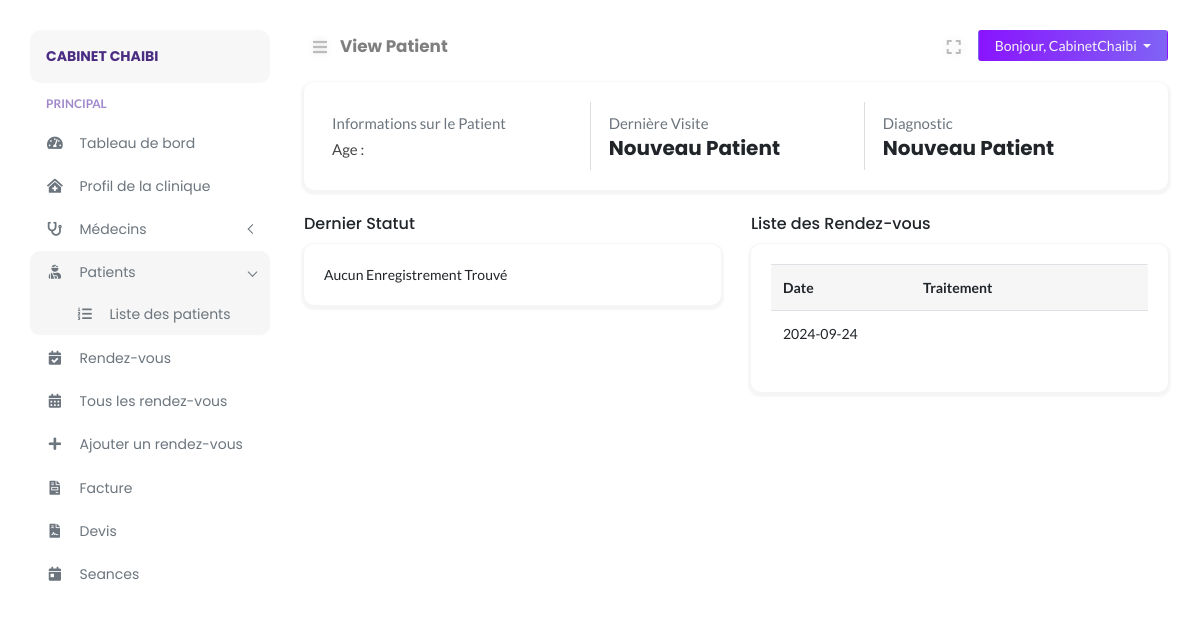
The page /clinic/patient-view.php (signed in) on the database its author committed.
### tables this page shows
CREATE TABLE `clinic_manager` (
  `clinicadmin_id` int NOT NULL,
  `clinicadmin_name` varchar(255) NOT NULL,
  `clinicadmin_password` varchar(255) NOT NULL,
  `clinicadmin_token` varchar(255) DEFAULT NULL,
  `clinicadmin_email` varchar(255) NOT NULL,
  `clinicadmin_contact` varchar(15) NOT NULL,
  `date_created` datetime NOT NULL,
  `clinic_id` int NOT NULL
);

CREATE TABLE `appointment` (
  `app_id` int NOT NULL,
  `app_date` date NOT NULL,
  `app_time` varchar(255) NOT NULL,
  `treatment_type` varchar(255) DEFAULT NULL,
  `patient_id` varchar(50) NOT NULL,
  `doctor_id` int NOT NULL,
  `clinic_id` int NOT NULL,
  `doctor_ext` varchar(20) DEFAULT NULL,
  `status` int NOT NULL COMMENT '1: Confirm, 0: Not Confirm',
  `consult_status` int NOT NULL COMMENT '1: Visited 0: None',
  `arrive_status` int NOT NULL COMMENT '1: Arrived 0: None'
);

### clinic/includes/path.inc.php (called while the page is built, shortened)
<?php
$PATH = "doclab/clinic";
switch ($_SERVER["SCRIPT_NAME"]) {
    case '/'.$PATH.'/patient-view.php':
        $CURRENT_PAGE = "View Patient";
        break;
}

### clinic/includes/session.inc.php (called while the page is built, shortened)
<?php
try {
    $sess_email = $_SESSION["sess_clinicadminemail"];
    $stmt1 = $conn->prepare("SELECT * FROM clinic_manager WHERE clinicadmin_email = ?");
    $stmt1->bind_param("s", $sess_email);
    $stmt1->execute();
    $admin_row = $stmt1->get_result()->fetch_assoc();
    $adminid = $admin_row['clinic_id'];
    $stmt2 = $conn->prepare("SELECT * FROM clinics WHERE clinic_id = ?");
    $stmt2->bind_param("i", $adminid);
    $stmt2->execute();
    $result = $stmt2->get_result();
    $clinic_row = $result->fetch_assoc();
} catch (Exception $e) {
    error_log($e);
    exit('Error message for user to understand');
}

### config/security.php (called while the page is built, shortened)
<?php
function decrypt_url($data)
{
	return base64_decode(urldecode($data));
}

### clinic/patient-view.php (the view, shortened to what this page needs)
<?php
include('../config/autoload.php');
include('./includes/path.inc.php');
include('./includes/session.inc.php');
$patient_id = decrypt_url($_GET["cid"]);
$result = mysqli_query($conn,"SELECT * FROM patients WHERE patient_id = '".$patient_id."' ");
$row = mysqli_fetch_assoc($result);
$age = $row["patient_age"];
$medresult = $conn->query(
    "SELECT * FROM medical_record M
    INNER JOIN patients P ON M.patient_id = P.patient_id
    WHERE M.patient_id = '".$patient_id."' AND M.clinic_id = '".$clinic_row["clinic_id"]."' ORDER BY M.med_id DESC "
);
$barrow = $medresult->fetch_assoc();
?>
<!DOCTYPE html>
<html lang="fr">
<head>
</head>
<body>
    <div class="page-content" id="content">
        <?php include HEADER; ?>
        <div class="row">
            <div class="col-md-12">
                <div class="card patient-status-bar">
                    <div class="card-body">
                        <div class="d-flex bd-highlight">
                            <div class="flex-fill bd-highlight">
                                <p class="text-muted">Informations sur le Patient</p>
                                <p>Age : <?php echo $age; ?></p>
                            </div>
                            <div class="flex-fill bd-highlight">
                                <p class="text-muted">Dernière Visite</p>
                                <h5 class="font-weight-bold">
									<?php if ($medresult->num_rows == 0) {
										echo 'Nouveau Patient';
									} else {
										echo date_format(new DateTime($barrow['med_date']), 'Y-m-d');
									}
									?>
								</h5>
                            </div>
                            <div class="flex-fill bd-highlight">
                                <p class="text-muted">Diagnostic</p>
                                <h5 class="font-weight-bold">
									<?php if ($medresult->num_rows == 0) {
										echo 'Nouveau Patient';
									} else {
										echo $barrow['med_diagnosis'];
									}
									?>
								</h5>
                            </div>
                        </div>
                    </div>
                </div>
            </div>
            <div class="col-md-6">
                <h6>Dernier Statut</h6>
                <div class="card">
                    <div class="card-body">
                        <ul class="list-unstyled">
                        <?php
                        $medresult2 = $conn->query(
                            "SELECT * FROM medical_record M
                            INNER JOIN patients P ON M.patient_id = P.patient_id
                            WHERE M.patient_id = '".$patient_id."' AND M.clinic_id = '".$clinic_row["clinic_id"]."' ORDER BY M.med_id DESC "
                        );
                        if ($medresult2->num_rows == 0) {
                            echo '<td colspan="4">Aucun Enregistrement Trouvé</td>';
                        }
                        ?>
                        </ul>
                    </div>
                </div>
            </div>
            <div class="col-md-6">
                <h6>Liste des Rendez-vous</h6>
                <div class="card">
                    <div class="card-body">
                        <table class="table nowrap">
                            <thead>
                                <th>Date</th>
                                <th>Traitement</th>
                            </thead>
                            <tbody>
                                <?php
                                $tresult = $conn->query("SELECT * FROM appointment WHERE patient_id = '".$patient_id."'");
                                if ($tresult->num_rows == 0) {
                                    echo '<td colspan="2">Aucun Enregistrement Trouvé</td>';
                                } else {
                                    while ($trow = $tresult->fetch_assoc()) {
                                        ?>
                                        <tr>
                                            <td><?= $trow['app_date'] ?></td>
                                            <td><?= $trow['treatment_type'] ?></td>
                                        </tr>
                                <?php
                                    }
                                }
                                ?>
                            </tbody>
                        </table>
                    </div>
                </div>
            </div>
        </div>
    </div>
</body>
</html>

### clinic/layouts/nav_header.php (shortened to what this page needs)
<nav class="navbar navbar-header mb-2">
    <ul class="nav mr-auto">
        <li class="nav-item">
            <button class="btn btn-sm btn-expand" id="sidebarCollapse"><i class="fa fa-bars"></i></button>
        </li>
        <li class="nav-item nav-title">
            <a href="<?php echo $_SERVER["REQUEST_URI"];?>"><?php echo $CURRENT_PAGE;?></a>
        </li>
    </ul>
    <ul class="nav ml-auto">
        <li class="nav-item mr-2">
            <button class="btn btn-sm btn-expand" id="full-view"><i class="fa fa-expand"></i></button>
        </li>
        <li class="nav-item">
            <div class="btn-group">
                <button type="button" class="btn btn-sm dropdown-toggle btn-profile px-3" data-toggle="dropdown" aria-haspopup="true"
                    aria-expanded="false">
                    Bonjour, <?php echo $admin_row["clinicadmin_name"]; ?>
                </button>
            </div>
        </li>
    </ul>
</nav>

### assets/css/typography.css (style rules this page uses)
body { font-size: 14px; font-family: 'Lato', sans-serif; }
h1, h2, h3, h4, h5, h6 { margin: 0; font-family: 'Poppins', 'Helvetica', sans-serif; }
p { font-family: 'Lato', sans-serif; font-size: 15px; line-height: 26px; color: #444; margin-bottom: 0; }
a, a:visited { text-decoration: none; transition: all 0.3s ease-in-out; -webkit-transition: all 0.3s ease-in-out; -moz-transition: all 0.3s ease-in-out; -o-transition: all 0.3s ease-in-out; outline: 0; font-family: 'Poppins', 'Helvetica', sans-serif; }
ul, ol { margin-bottom: 0px; margin-top: 0px; padding: 0; }
ul { margin: 0; list-style-type: none; }
button { cursor: pointer; outline: none!important; letter-spacing: 0; }

### assets/css/default.css (style rules this page uses)
.navbar-header { padding: 0 !important; }
.nav-title { padding-top: 4px; margin-left: 4px; }
.nav-title a { font-weight: bold; font-size: 1.05rem; color: rgba(0, 0, 0, .5); }
.btn-profile { background: linear-gradient(to right, #8914fe 0%, #8063f5 100%); color: #f5f5f5; }
button.btn-expand { font-size: 16px !important; color: #bdbcbc; vertical-align: middle; text-shadow: 0 0 8px rgba(0, 0, 0, 0.12); -webkit-transition: color 0.3s ease 0s; transition: color 0.3s ease 0s; }
button#full-view { display: inline-block; }
body { overflow-x: hidden; background: #fff; }
.page-content { width: calc(100% - 15rem); margin-left: 16rem; transition: all 0.4s; padding: 1.9rem 3rem; }
:root { --primary-color: #6F42C2; }
.card { margin: 10px 0; border-radius: 10px !important; border: 0; margin-bottom: 1.5rem; box-shadow: 0 2px 2px 3px rgba(0, 0, 0, .04); transition: all .2s ease-in-out; }
.table thead tr th, tfoot tr { background: #f6f6f6 !important; border-bottom: 0 !important; }
.table thead th:first-child { border-top-left-radius: 5px; }
.table thead th:last-child { border-top-right-radius: 5px; }
.table tbody tr { transition: all .2s; }

### assets/css/clinic/login.css (style rules this page uses)
html { min-height:100%; position:relative; }

### clinic/patient-view.php (style rules this page uses)
.patient-status-bar .d-flex .flex-fill { border-right: 1px solid #ddd; padding: .5rem !important; margin: 0 10px 0 0; }
.patient-status-bar .d-flex .flex-fill:last-child { border-right: 0; }
tbody tr td:first-child { width: 8em; min-width: 10em; max-width: 10em; word-break: break-all; }

### rows shown on the page
clinic_manager: clinicadmin_name "CabinetChaibi"
appointment: app_date "2024-09-24"

### other values the page prints
$BRAND_NAME "CABINET CHAIBI"
$CURRENT_PAGE "View Patient"
